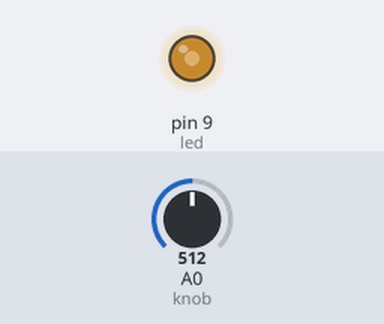
Recording of a sketch running on a simulated Arduino Uno, built with avr-gcc and run on an emulated ATmega328P. Shown: output pins drawn as LEDs (lit = HIGH). The test bench sets the inputs (shaded band); at power-on: A0 (knob) = 512.

Above: at 1.2 s.
1.3 s: A0 (knob) set to 716
At 2.1 s:
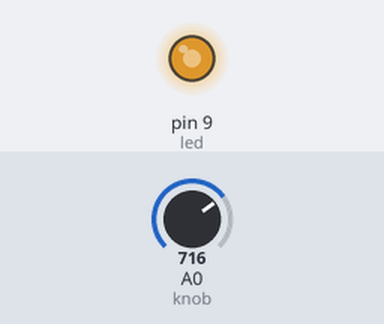
2.8 s: A0 (knob) set to 900
At 3.2 s:
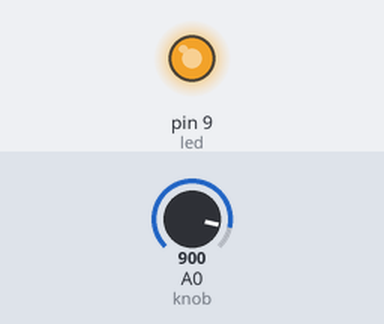
4.3 s: A0 (knob) set to 122
At 5.5 s:
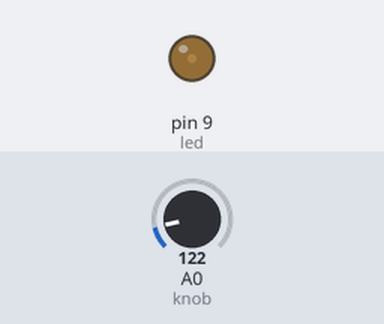
5.8 s: A0 (knob) set to 0
At 6.7 s:
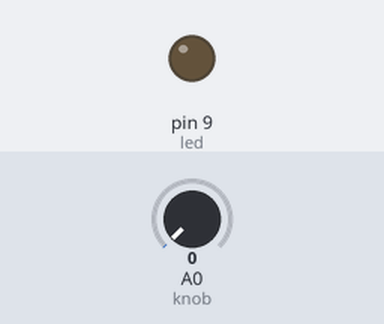
Timing chart, 0 to 8.3 s (numbered marks = the images above; inputs shaded):
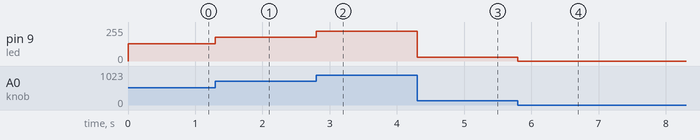

Measured:
- after the input at 1.3 s, pin 9 (led): 128/255 → 179/255 at once
- after the input at 2.8 s, pin 9 (led): 179/255 → 225/255 at once
- after the input at 4.3 s, pin 9 (led): 225/255 → 30/255 at once
- after the input at 5.8 s, pin 9 (led): 30/255 → 0/255 at once

The sketch:

A101-ReadPotentiometer.ino
```cpp
const int led = 9;            //  the PWM pin the LED is attached to
const int knob = A0;  //  the analog input pin the potentiometer is attached to
int brightness = 0;     //  store the current brightness of the led

void setup() {
  pinMode( led, OUTPUT );    // declare pin 9 to be an output pin
  pinMode( knob, INPUT );     // declare pin A0 to be an input pin
}

void loop() {
  // analogRead will return a value between 0 and 1023 but since
  // our LED needs a value between 0 and 255, we will dive the
  // potentiometer value by 4.
  brightness = analogRead(knob) / 4;

  analogWrite(led, brightness);    // set the brightness of led
}
```
